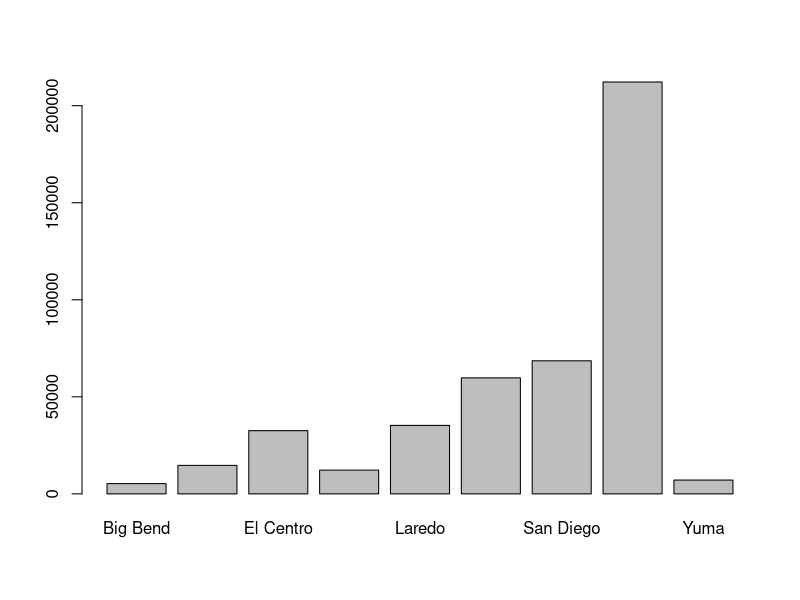
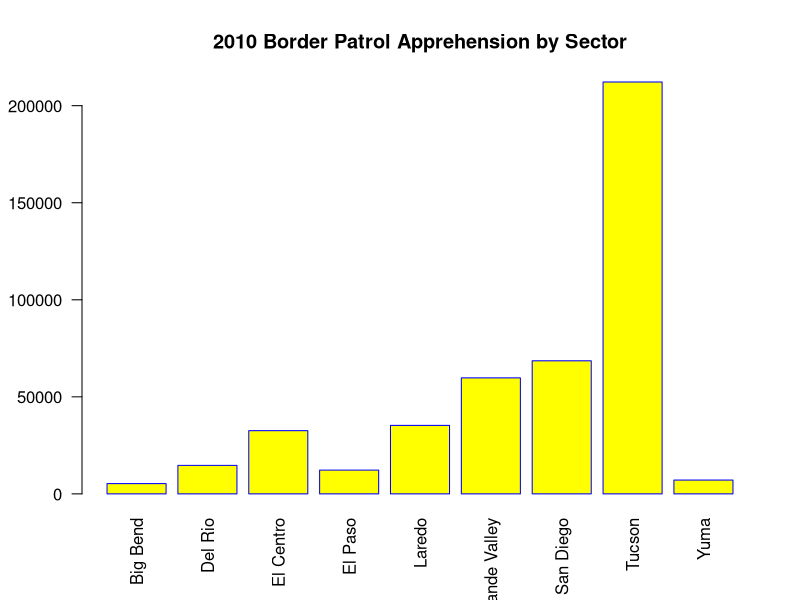

The R source for these figures, in order:
A2010 <- read.csv("BP Apprehensions 2010(1).csv", header = TRUE, stringsAsFactors = FALSE)

rownames(A2010) <- A2010[,1]

A2010[,1]

A2010 <- subset(A2010, select = -c(Sector))
rownames(A2010)

A2010 <- rbind(A2010, colSums(A2010))

rownames(A2010)

A2010 <- cbind(A2010, rowSums(A2010))

rownames(A2010)

x <- -length(rownames(A2010))

rownames(A2010) <- c(rownames(A2010)[x], "Total")
A2010 <- cbind(A2010, rowSums(A2010))
colnames(A2010) <- c(colnames(A2010)[x], "Total")

barplot(A2010[1:9, 13], names.arg = rownames(A2010)[1:9])

barplot(A2010[1:9, 13],
        names.arg = rownames(A2010)[1:9],
        las = 2,
        axisnames = TRUE,
        main = "2010 Border Patrol Apprehension by Sector",
        border = "blue",
        col = "yellow")
